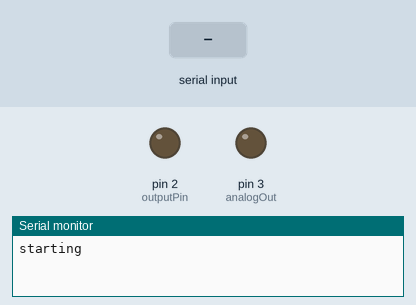
A sketch run on a simulated Arduino Uno, built with avr-gcc and run on an emulated ATmega328P. On the bench: output pins drawn as LEDs (lit = HIGH), the last lines printed to the serial monitor. The test bench sets the inputs (shaded band).

Above: at 1.2 s.
1.3 s: byte 30 received over Serial
At 1.75 s:
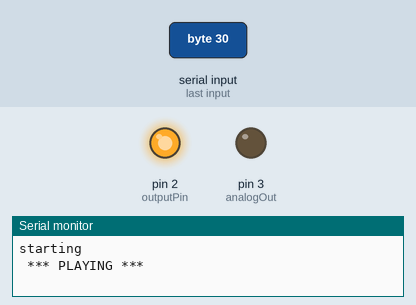
Timing chart, 0 to 4.3 s (numbered marks = the images above; inputs shaded):
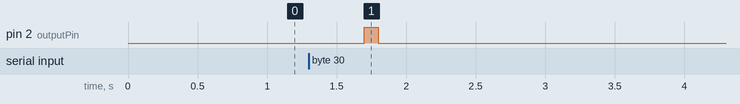

The sketch:

Swedish_Chef.ino
```cpp
int analogSensorPin = A5;
int analogSensorValue = 0;  //  the value coming from the output cable on the Reaper
int outputPin = 2;

int analogOut = 3; // use only pin 3! not 5 or 6!

int incomingByte = 0; // for incoming serial data

void setup() {
   pinMode(2, OUTPUT);     // output to the Punk Rocker's motion sensor port

  Serial.begin(9600);
  Serial.println("starting");
}

void loop(){

  if (Serial.available() > 0) {
      // read the incoming byte:
      incomingByte = Serial.read();

      if(incomingByte > 0) {
        Serial.println(" *** PLAYING ***");

        // the motion sensor in the Punk Rocker appears to be listening for a change in state
        // so it has get both a HIGH and LOW here in order to think motion happened and continuously play a sequence
        digitalWrite(outputPin, LOW);
        delay(200);
        digitalWrite(outputPin, HIGH); // make the Punk Rocker think it saw motion


        analogWrite(analogOut, analogSensorValue); // send analog signal back to next Reaper Band prop

        delay(100);
        digitalWrite(outputPin, LOW); // tell the motion sensor port on the Punk Rocker that nothing is happening

      } else {
        digitalWrite(outputPin, LOW); // tell the motion sensor port on the Punk Rocker that nothing is happening
        Serial.println(" *** Stopping ***");
      }

  }
  delay(500);
}
```

Measured:
- after the input at 1.3 s, pin 2 (outputPin): LOW → HIGH after 0.40 s, → LOW 0.10 s later
